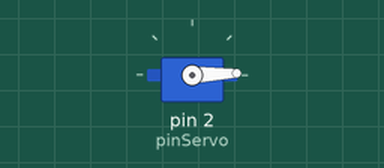
Simulated run of this sketch. Board: Arduino Uno, built with avr-gcc and run on an emulated ATmega328P. Parts: servo.

Above: at 0.05 s.
At 2.5 s:
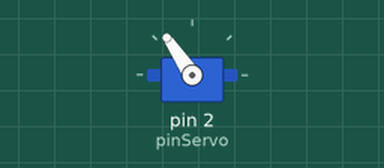
At 5.0 s:
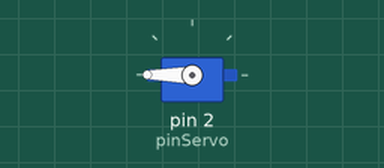
At 9.95 s:
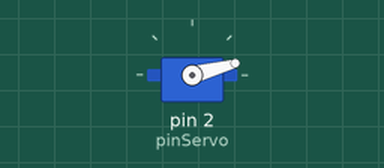
Timing chart, 0 to 13.3 s (numbered marks = the images above):
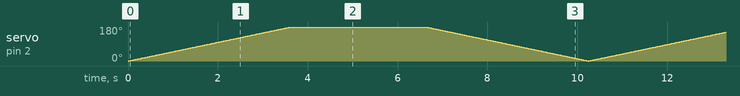

The sketch:

latihan_3.ino
```cpp
#include <Servo.h>

#define pinServo 2

Servo servo1;

void setup() {
  // put your setup code here, to run once:
  servo1.attach(pinServo);
  pinMode(pinServo, OUTPUT);
}

void loop() {
  // put your main code here, to run repeatedly:
  for(int i = 0;    i < 255;      i++){
    servo1.write(i);
    delay(20);
  }

  for(int j = 255; j > 0; j--){
    servo1.write(j);
    delay(20);

  }

}
```
